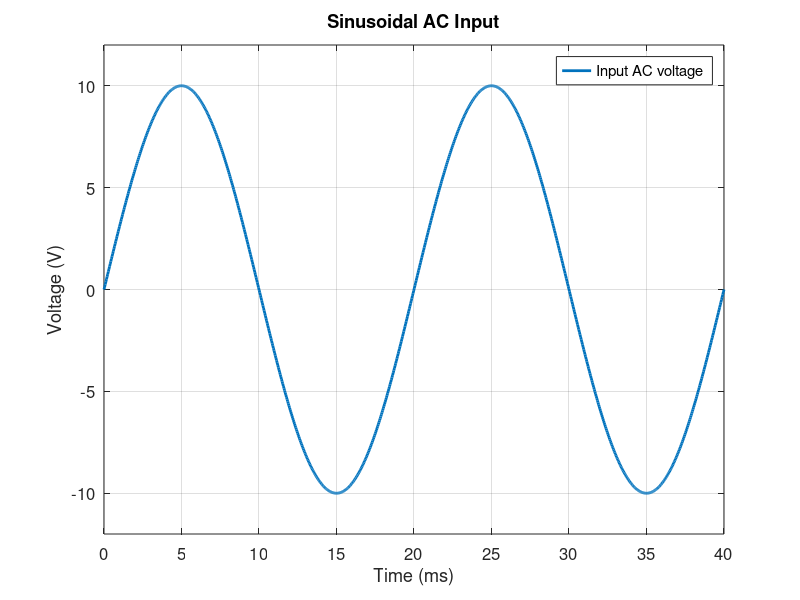

Here is the MATLAB script that generated this plot:
clc;
clear;
close all;

% Parameters
Vm = 10;          % Peak voltage (V)
f = 50;           % Frequency (Hz)

% Time vector: 0 to 40 ms
t = linspace(0, 0.04, 1000);

% Sinusoidal input voltage
Vin = Vm * sin(2*pi*f*t);

% Convert time to milliseconds for plotting
t_ms = t * 1000;

% Plot
figure;

plot(t_ms, Vin, 'LineWidth', 2);

grid on;

title('Sinusoidal AC Input', 'FontSize', 16, 'FontWeight', 'bold');
xlabel('Time (ms)', 'FontSize', 13);
ylabel('Voltage (V)', 'FontSize', 13);

legend('Input AC voltage', 'Location', 'northeast');

xlim([0 40]);
ylim([-12 12]);

xticks(0:5:40);
yticks(-10:5:10);

set(gca, 'FontSize', 12);
